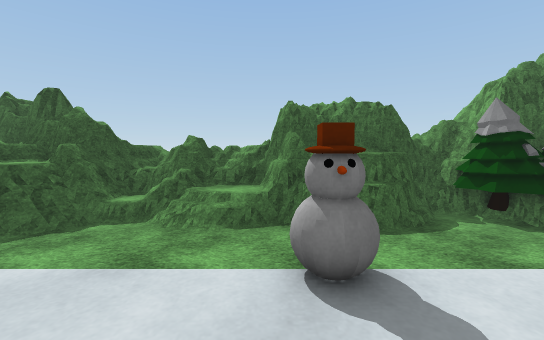
view 1 (above)

16 first-person views from a walk through a 3-D level made in the Unity game engine. The camera is 1.4 m above the floor, tilts 4° down and sees 90° across. The floor is counted in squares, 1 m on a side. Each view is taken from the middle of a square. On the plan, view 1 faces up. The plan holds only what a view shows up to about 13 squares ahead; the rest is blank. The place goes on beyond the plan. Surface patterns are stand-ins for the level's own textures.

view 2
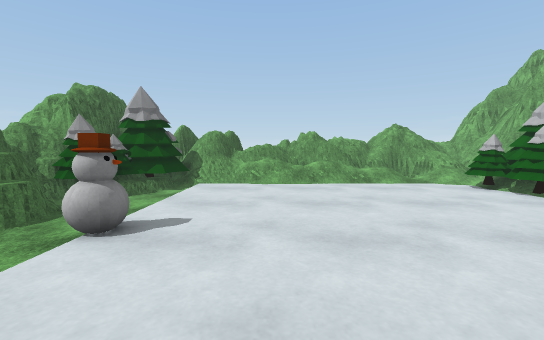

view 3
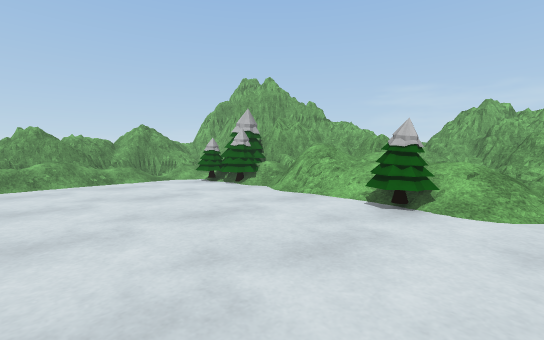

view 4
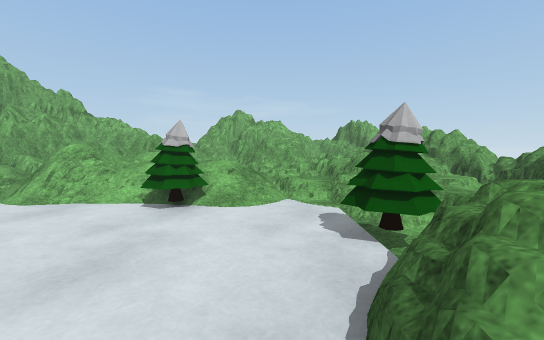

view 5
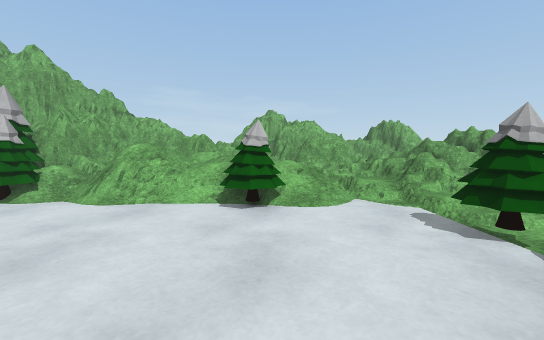

view 6
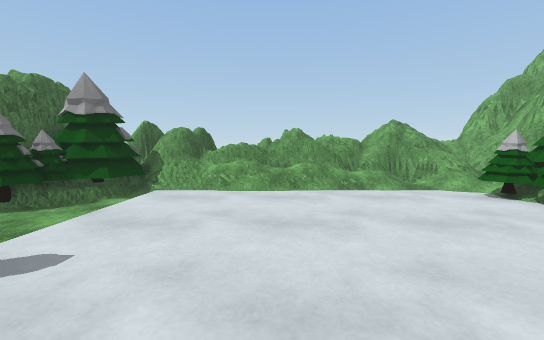

view 7
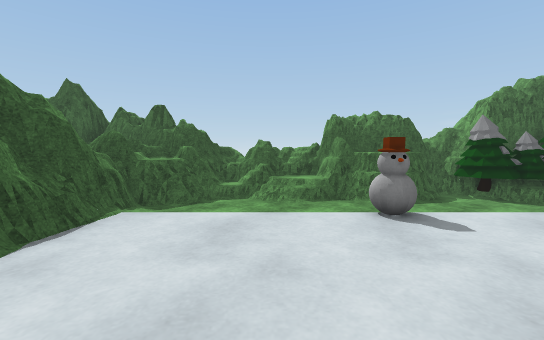

view 8
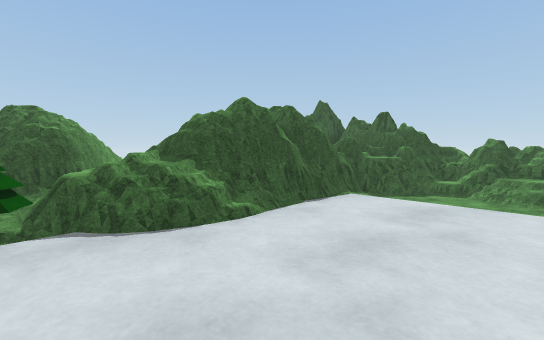

view 9
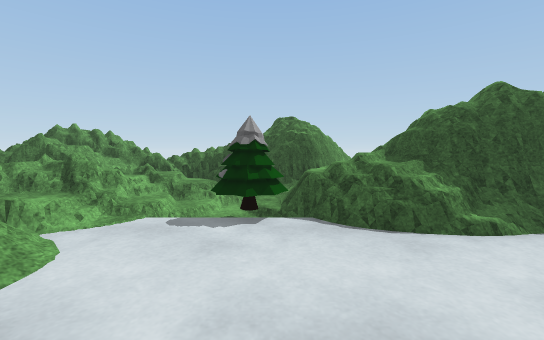

view 10
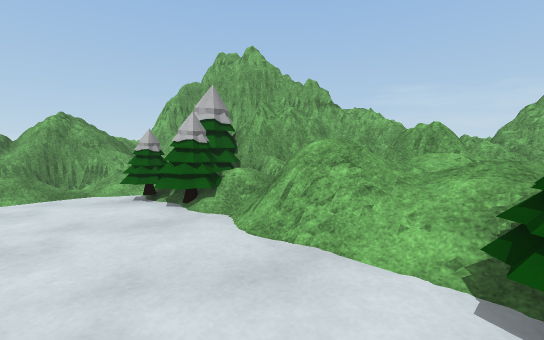

view 11
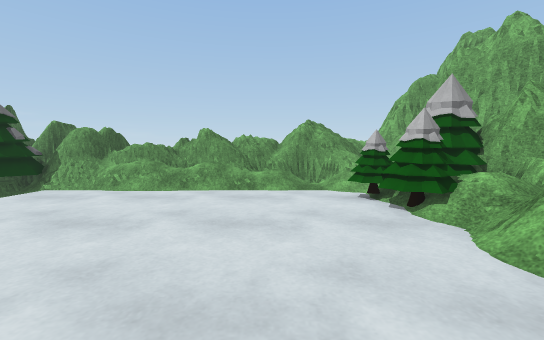

view 12
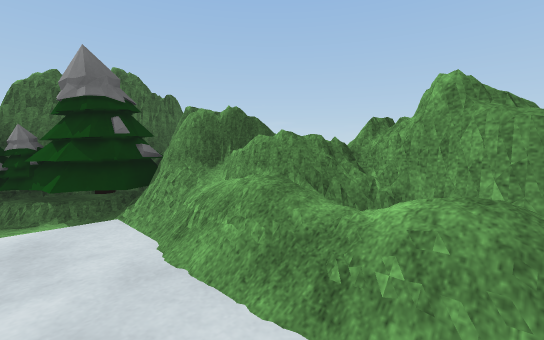

view 13
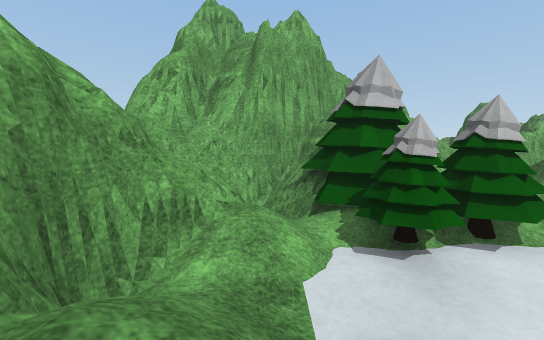

view 14
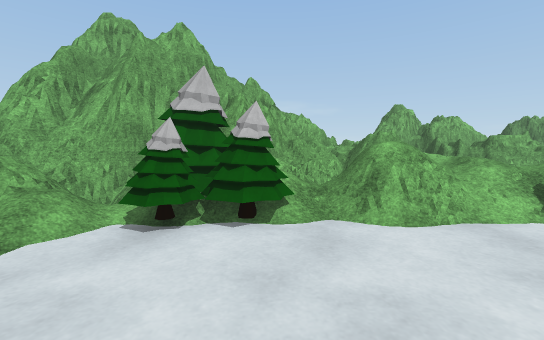

view 15
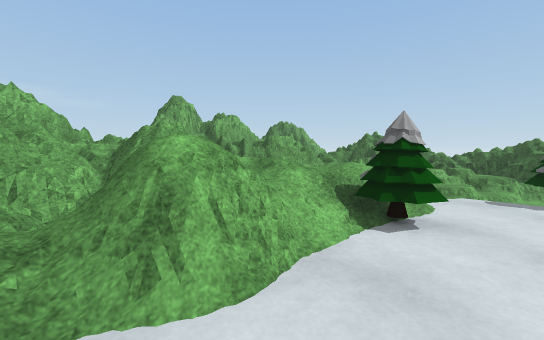

view 16
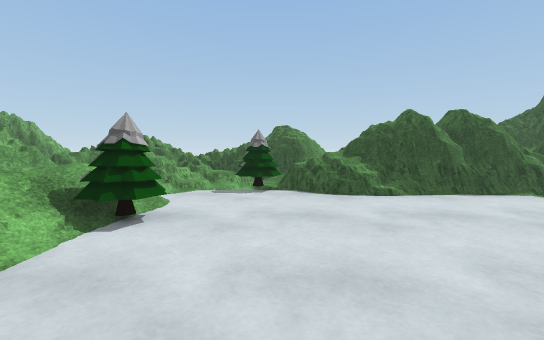

### Floor plan
Key: @ floor where view 1 was taken; # wall or solid block; x gap in a wall; . main floor; : floor 0.25 m higher than the main floor; - floor 0.25 m lower than the main floor; + floor 0.5 m higher than the main floor; * floor 0.75 m higher than the main floor; % floor 1 m higher than the main floor; & floor 1.25 m higher than the main floor; $ floor 1.5 m higher than the main floor; / step, stairs or slope; = window, fence, low wall or low ledge; ^ raised ledge; v drop or lower ground; O other object.
Columns run from 10 left of view 1 to 12 right of it. Each row starts with its distance up from view 1.
  8        ##### #####
  7      ####=#####OO#O #
  6     ###====###-OOOO #
  5     #=----------OOOO#
  4     #------------OO##
  3     #/////OO//////=##
  2     #............./##^
  1     #............./=^ =
  0    ##.....@.......+=^ =
 -1   ###.............:/=#
 -2  ###=.............//##
 -3 #=##=.............//=#
 -4 #===..............//=^
 -5 #.OOO.............//=#
 -6 #- O..............//##
 -7 ==.-...OO.......O.//##
 -8 =*::../OO..//.OOOO/=##
 -9  *%///////===:OOOO/#=#
-10  *x////////$%+%O#O####
-11 ==&///  /// v=######
-12 ==*%=*=  #===##  ##
-13 ==%*### ==^^###
-14 =  =####=#=^###
-15       ####=###

Where each view was taken, in squares from view 1:
view 1: 0 up, 0 right, facing up
view 2: 0 up, 4 left, facing right
view 3: 1 down, 5 left, facing down-right
view 4: 1 down, 5 left, facing down
view 5: 1 down, 3 left, facing down
view 6: 1 down, 2 left, facing right
view 7: 3 down, 2 left, facing up
view 8: 5 down, 1 left, facing up-left
view 9: 5 down, 1 left, facing left
view 10: 5 down, 2 left, facing down-right
view 11: 5 down, 2 left, facing right
view 12: 3 down, 6 right, facing up-right
view 13: 4 down, 8 right, facing down
view 14: 3 down, 4 right, facing down
view 15: 6 down, 3 right, facing down-left
view 16: 5 down, 3 right, facing left
